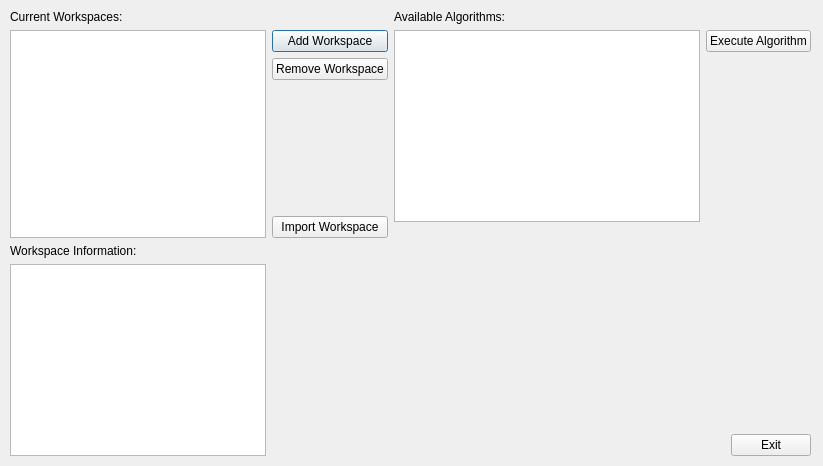
<ui version="4.0" >
 <class>Dialog</class>
 <widget class="QDialog" name="Dialog" >
  <property name="geometry" >
   <rect>
    <x>0</x>
    <y>0</y>
    <width>823</width>
    <height>466</height>
   </rect>
  </property>
  <property name="sizePolicy" >
   <sizepolicy vsizetype="Minimum" hsizetype="Minimum" >
    <horstretch>0</horstretch>
    <verstretch>0</verstretch>
   </sizepolicy>
  </property>
  <property name="windowTitle" >
   <string>Mantid Workspace Manager</string>
  </property>
  <widget class="QWidget" name="layoutWidget" >
   <property name="geometry" >
    <rect>
     <x>10</x>
     <y>10</y>
     <width>801</width>
     <height>446</height>
    </rect>
   </property>
   <layout class="QGridLayout" >
    <item rowspan="3" row="0" column="0" >
     <layout class="QGridLayout" >
      <item row="0" column="0" >
       <widget class="QLabel" name="label" >
        <property name="text" >
         <string>Current Workspaces:</string>
        </property>
        <property name="buddy" >
         <cstring>listWorkspaces</cstring>
        </property>
       </widget>
      </item>
      <item rowspan="4" row="1" column="0" >
       <widget class="QListWidget" name="listWorkspaces" />
      </item>
      <item row="1" column="1" >
       <widget class="QPushButton" name="pushAddWorkspace" >
        <property name="text" >
         <string>Add Workspace</string>
        </property>
       </widget>
      </item>
      <item row="2" column="1" >
       <widget class="QPushButton" name="removeWorkspaceButton" >
        <property name="text" >
         <string>Remove Workspace</string>
        </property>
       </widget>
      </item>
      <item row="3" column="1" >
       <spacer>
        <property name="orientation" >
         <enum>Qt::Vertical</enum>
        </property>
        <property name="sizeHint" >
         <size>
          <width>20</width>
          <height>40</height>
         </size>
        </property>
       </spacer>
      </item>
      <item row="4" column="1" >
       <widget class="QPushButton" name="pushImportWorkspace" >
        <property name="text" >
         <string>Import Workspace</string>
        </property>
       </widget>
      </item>
      <item row="5" column="0" >
       <widget class="QLabel" name="label_2" >
        <property name="text" >
         <string>Workspace Information:</string>
        </property>
        <property name="buddy" >
         <cstring>textWorkspaceInfo</cstring>
        </property>
       </widget>
      </item>
      <item row="6" column="0" >
       <widget class="QTextEdit" name="textWorkspaceInfo" >
        <property name="readOnly" >
         <bool>true</bool>
        </property>
       </widget>
      </item>
     </layout>
    </item>
    <item row="0" column="1" colspan="2" >
     <layout class="QGridLayout" >
      <item row="0" column="0" >
       <widget class="QLabel" name="label_3" >
        <property name="text" >
         <string>Available Algorithms:</string>
        </property>
        <property name="buddy" >
         <cstring>listAlgorithms</cstring>
        </property>
       </widget>
      </item>
      <item rowspan="2" row="1" column="0" >
       <widget class="QListWidget" name="listAlgorithms" />
      </item>
      <item row="1" column="1" >
       <widget class="QPushButton" name="pushExecuteAlg" >
        <property name="text" >
         <string>Execute Algorithm</string>
        </property>
       </widget>
      </item>
      <item row="2" column="1" >
       <spacer>
        <property name="orientation" >
         <enum>Qt::Vertical</enum>
        </property>
        <property name="sizeHint" >
         <size>
          <width>20</width>
          <height>40</height>
         </size>
        </property>
       </spacer>
      </item>
     </layout>
    </item>
    <item row="1" column="2" >
     <spacer>
      <property name="orientation" >
       <enum>Qt::Vertical</enum>
      </property>
      <property name="sizeHint" >
       <size>
        <width>20</width>
        <height>40</height>
       </size>
      </property>
     </spacer>
    </item>
    <item row="2" column="1" >
     <spacer>
      <property name="orientation" >
       <enum>Qt::Horizontal</enum>
      </property>
      <property name="sizeHint" >
       <size>
        <width>40</width>
        <height>20</height>
       </size>
      </property>
     </spacer>
    </item>
    <item row="2" column="2" >
     <widget class="QPushButton" name="pushExit" >
      <property name="text" >
       <string>Exit</string>
      </property>
     </widget>
    </item>
   </layout>
  </widget>
 </widget>
 <resources/>
 <connections/>
</ui>
